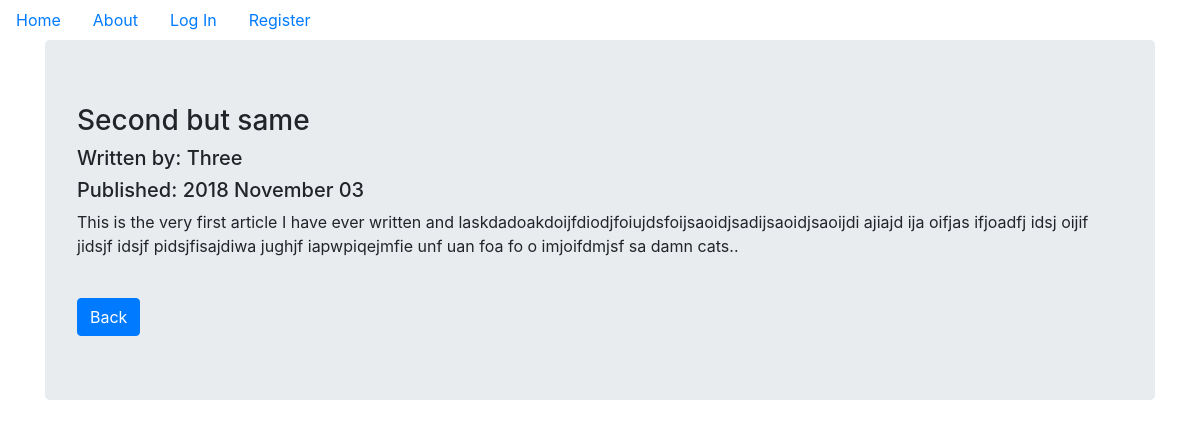
/2, run on the app's committed database.
### blog/models.py (models this page shows, shortened)
class BlogPost(db.Model):
    users = db.relationship(User)
    id = db.Column(db.Integer,primary_key=True)
    user_id = db.Column(db.Integer,db.ForeignKey('users.id'),nullable=False)
    date = db.Column(db.DateTime,nullable=False,default=datetime.utcnow)
    title = db.Column(db.String(140),nullable=False)
    text = db.Column(db.Text,nullable=False)

class User(db.Model,UserMixin):
    __tablename__ = 'users'
    id = db.Column(db.Integer,primary_key=True)
    profile_image = db.Column(db.String(64),nullable=False,default='default_profile.png')
    email = db.Column(db.String(64),unique=True,index=True)
    username = db.Column(db.String(64),unique=True,index=True)
    password_hash = db.Column(db.String(128))
    posts = db.relationship('BlogPost',backref='author',lazy=True)

### blog/users/views.py (the view)
@users.route('/<username>')
def user_posts(username):
    page = request.args.get('page',1,type=int)
    user = User.query.filter_by(username=username).first_or_404()
    blog_posts = BlogPost.query.filter_by(author=user).order_by(BlogPost.date.desc()).paginate(page=page,per_page=5)
    return render_template('user_blog_posts.html',blog_posts=blog_posts,user=user)

### blog/blogposts/views.py (called while the page is built)
@blog_posts.route('/<int:blog_post_id>')
def blog_post(blog_post_id):
    blog_post = BlogPost.query.get_or_404(blog_post_id)
    return render_template('blog_post.html',title=blog_post.title,
                            date=blog_post.date,post=blog_post)

### blog/templates/blog_post.html (shortened to what this page needs)
{% extends "base.html" %}
{% block content %}
<div class="jumbotron">
  <h3>{{post.title}}</h3>
  <h5>Written by: {{post.author.username}}</h5>
  <h5>Published: {{post.date.strftime('%Y %B %d')}}</h5>
  <p>{{post.text}}</p><br>
  <div class="panel-footer row">
    <div class="col text-left">
        <div class="previous">
              <a href="{{url_for('core.index')}}" class="btn btn-primary" role="button" aria-pressed="true">Back
          </a>
        </div>
    </div>
    <div class="col-6"> </div>
</div>
{% endblock %}

### data on the page
BlogPost: title "Second but same", date "2018 November 03", text "This is the very first article I have ever written and laskdadoakdoijfdiodjfoiujdsfoijsaoidjsadijsaoidjsaoijdi ajiajd ija oifjas ifjoadfj idsj oijif jidsjf idsjf pidsjfisajdiwa jughjf iapwpiqejmfie unf uan foa fo o imjoifdmjsf sa damn cats.."
User: author.username "Three"
